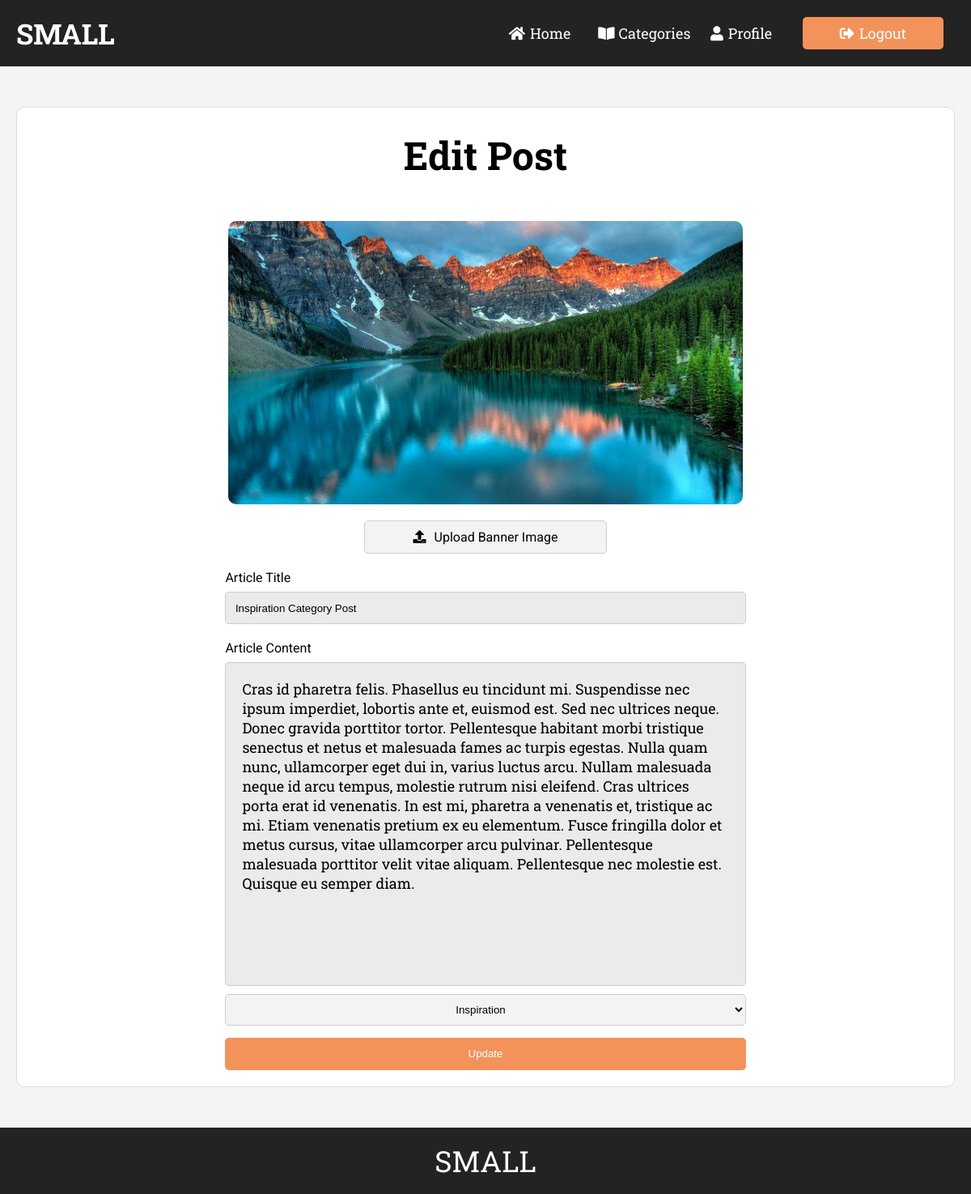
Page /blog/createPost.php?slug=inspiration-category-post (signed in) on the committed database.
### tables this page shows
CREATE TABLE `posts` (
  `id` int(11) NOT NULL,
  `user_id` int(11) DEFAULT NULL,
  `title` varchar(255) NOT NULL,
  `slug` varchar(255) NOT NULL,
  `views` int(11) NOT NULL DEFAULT '0',
  `image` varchar(255) NOT NULL DEFAULT 'defaultpostimg.png',
  `body` text NOT NULL,
  `published` tinyint(1) NOT NULL DEFAULT '0',
  `created_at` timestamp NOT NULL DEFAULT CURRENT_TIMESTAMP,
  `updated_at` timestamp NULL DEFAULT NULL ON UPDATE CURRENT_TIMESTAMP
);

### blog/include/public_functions.php (called while the page is built, shortened)
<?php
function getPostTopic($post_id){
	global $conn;
	$sql = "SELECT * FROM topics WHERE id=
			(SELECT topic_id FROM post_topic WHERE post_id=$post_id) LIMIT 1";
	$result = mysqli_query($conn, $sql);
	$topic = mysqli_fetch_assoc($result);
	return $topic;
}
function getAllTopics()
{
	global $conn;
	$sql = "SELECT * FROM topics";
	$result = mysqli_query($conn, $sql);
	$topics = mysqli_fetch_all($result, MYSQLI_ASSOC);
	return $topics;
}
 function getPostBySlug($slug){
	global $conn;
	$post_slug = $_GET['slug'];
	$sql = "SELECT * FROM posts WHERE slug='$post_slug'";
	$result = mysqli_query($conn, $sql);
	$post = mysqli_fetch_assoc($result);
	if ($post) {
		$post['topic'] = getPostTopic($post['id']);
	}
	return $post;
}
?>

### blog/createPost.php (the view, shortened to what this page needs)
<?php  include('config.php'); ?>
<?php include('include/public_functions.php'); ?>
<?php if(isset($_GET['slug'])){
  $slug = $_GET['slug'];
  $post = getPostBySlug($slug);
} ?>
<?php include('include/header_section.php')?>
  </head>
  <body>
<?php $topics=getAllTopics(); ?>
<?php include('include/navbar.php')?>
    <main>
      <div class="container">
        <div class="sign-up">
          <h1 id="card-title"  class="hmm <?php if(isset($_GET['postupdate'])){
            echo "updated";
          } ?>">
          <?php if(isset($_GET['slug'])){
              echo "Edit Post";
            }else{
              echo "Create New Post";
            } ?></h1>
          <div class="banner-wrapper">
            <img src="<?php if(isset($_GET['slug'])){
              echo BASE_URL . '/static/img/' . $post['image'];
            }else{
              echo BASE_URL . '/static/img/defaultpostimg.png';
            } ?>" alt="article-banner" class="banner-img">
          </div>
          <form action="<?php if(isset($_GET['slug'])){
            echo "createPost.php?slug=" . $_GET['slug'] ;
          }else{
            echo "createPost.php";
          } ?>" method="POST" enctype="multipart/form-data" class="article-form">
            <label class="costumUpload" for="uploadBanner"><i class="fas fa-upload"></i>Upload Banner Image</label>
            <label class="article-input-text" for="article-title">Article Title</label>
            <input type="text" name="article-title" id="article-title" value="<?php if(isset($_GET['slug'])){
              echo htmlentities($post['title']);} ?>" />
            <label class="article-input-text" for="article-content">Article Content</label>
            <textarea name="article-content" id="article-content" ><?php if(isset($_GET['slug'])){
              echo $post['body'];} ?></textarea>
            <div class="add-category-wrapper">
                <select name="category" id="choose-catedory">
                <?php foreach ($topics as $topic): ?>
                  <option value="<?php echo $topic['id']?>" <?php if($topic['name'] === $post['topic']['name'] ){
                    echo 'selected';
                  } ?>><?php echo $topic['name']; ?></option>
            <?php endforeach ?>
                </select>
            </div>
            <button type="submit" name = "submitpost" class="btn post-btn"><?php if(isset($_GET['slug'])){
              echo "Update";
            }else{
              echo "Post";
            } ?></button>
          </form>
        </div>
      </div>
    </main>
    <?php include('include/footer.php') ?>

### blog/static/css/style.css (style rules this page uses)
:root { --slab: "Roboto Slab", serif; --regular: "Roboto", sans-serif; --primary: #f3925b; }
* { padding: 0; margin: 0; box-sizing: border-box; }
body { font-family: var(--regular); background: #f4f4f4; }
img { width: 100%; height: 100%; object-fit: cover; }
.container { max-width: 1400px; width: 100%; margin: auto; padding: 0 20px; }
.btn { display: inline-block; min-width: 174px; height: 40px; text-align: center; background: #f3925b; color: #fff; line-height: 40px; border-radius: 5px; border: none; cursor: pointer; }
.comment form input, textarea { display: block; width: 100%; margin-bottom: 10px; height: 40px; border-radius: 5px; border: 1px solid #ddd; background: #ebebeb; padding: 0 20px; }
.sign-up { background: #fff; position: relative; min-height: 750px; padding-top: 140px; margin: 50px 0; border: 1px solid #ddd; border-radius: 10px; }
.sign-up h1 { position: absolute; top: 27px; left: 50%; transform: translateX(-50%); font-size: 48px; font-family: var(--slab); }
.costumUpload { margin: auto; text-align: center; display: block; width: 300px; padding: 10px; border: 1px solid #ccc; border-radius: 5px; background: #f3f3f3; cursor: pointer; }
.costumUpload i { margin-right: 10px; }
.banner-wrapper { width: 55%; height: 350px; margin: auto; border-radius: 10px; overflow: hidden; }
.banner-wrapper img { width: 100%; height: 100%; object-fit: cover; }
.article-input-text { display: block; margin: 20px 0 8px; }
.article-form { width: 59%; margin: auto; padding: 20px; }
#article-content { resize: none; height: 400px; padding: 20px; font-family: var(--slab); font-size: 18px; border: 1px solid #ccc; }
#article-title, #add-category { width: 100%; background: #ebebeb; border: 1px solid #ccc; padding: 11.5px; border-radius: 5px; }
.add-category-wrapper { display: flex; align-items: center; margin: 10px 0 15px; }
.article-form .post-btn { width: 100%; }
#choose-catedory { width: 200px; padding: 10px; text-align: center; border-radius: 5px; border: 1px solid #ccc; background: #f3f3f3; flex: 1; }

### rows in the picture
posts: image (picture), article-title "Inspiration Category Post", article-content "Cras id pharetra felis. Phasellus eu tincidunt mi. Suspendisse nec ipsum imperdiet, lobortis ante et, euismod est. Sed nec ultrices neque. Donec gravida porttitor tortor. Pellentesque habitant morbi tristique senectus et netus et malesuada fames ac turpis egestas. Nulla quam nunc, ullamcorper eget dui in, varius luctus arcu. Nullam malesuada neque id arcu tempus, molestie rutrum nisi eleifend. Cras ultrices porta erat id venenatis. In est mi, pharetra a venenatis et, tristique ac mi. Etiam venenatis pretium ex eu elementum. Fusce fringilla dolor et metus cursus, vitae ullamcorper arcu pulvinar. Pellentesque malesuada porttitor velit vitae aliquam. Pellentesque nec molestie est. Quisque eu…"

### other values in the picture
form field category "Inspiration"
